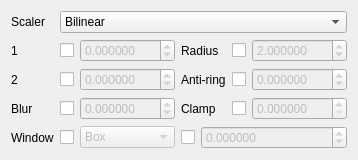
                    <widget class="QWidget" name="cscaleTab">
                     <attribute name="title">
                      <string>Color</string>
                     </attribute>
                     <layout class="QGridLayout" name="cscaleTabLayout">
                      <item row="0" column="0">
                       <widget class="QLabel" name="cscaleScalerLabel">
                        <property name="text">
                         <string>Scaler</string>
                        </property>
                       </widget>
                      </item>
                      <item row="0" column="1" colspan="3">
                       <widget class="QComboBox" name="cscaleScaler">
                        <item>
                         <property name="text">
                          <string>Bilinear</string>
                         </property>
                        </item>
                        <item>
                         <property name="text">
                          <string>Bicubic_fast</string>
                         </property>
                        </item>
                        <item>
                         <property name="text">
                          <string>Oversample</string>
                         </property>
                        </item>
                        <item>
                         <property name="text">
                          <string>Spline16</string>
                         </property>
                        </item>
                        <item>
                         <property name="text">
                          <string>Spline36</string>
                         </property>
                        </item>
                        <item>
                         <property name="text">
                          <string>Spline64</string>
                         </property>
                        </item>
                        <item>
                         <property name="text">
                          <string>Sinc</string>
                         </property>
                        </item>
                        <item>
                         <property name="text">
                          <string>Lanczos</string>
                         </property>
                        </item>
                        <item>
                         <property name="text">
                          <string>Ginseng</string>
                         </property>
                        </item>
                        <item>
                         <property name="text">
                          <string>Jinc</string>
                         </property>
                        </item>
                        <item>
                         <property name="text">
                          <string>Ewa lanczos</string>
                         </property>
                        </item>
                        <item>
                         <property name="text">
                          <string>Ewa hanning</string>
                         </property>
                        </item>
                        <item>
                         <property name="text">
                          <string>Ewa ginseng</string>
                         </property>
                        </item>
                        <item>
                         <property name="text">
                          <string>Ewa lanczos sharp</string>
                         </property>
                        </item>
                        <item>
                         <property name="text">
                          <string>Ewa lanczos soft</string>
                         </property>
                        </item>
                        <item>
                         <property name="text">
                          <string>Haasnsoft</string>
                         </property>
                        </item>
                        <item>
                         <property name="text">
                          <string>Bicubic</string>
                         </property>
                        </item>
                        <item>
                         <property name="text">
                          <string>Bc spline</string>
                         </property>
                        </item>
                        <item>
                         <property name="text">
                          <string>Catmull rom</string>
                         </property>
                        </item>
                        <item>
                         <property name="text">
                          <string>Mitchell</string>
                         </property>
                        </item>
                        <item>
                         <property name="text">
                          <string>Robidoux</string>
                         </property>
                        </item>
                        <item>
                         <property name="text">
                          <string>Robidoux sharp</string>
                         </property>
                        </item>
                        <item>
                         <property name="text">
                          <string>Ewa robidoux</string>
                         </property>
                        </item>
                        <item>
                         <property name="text">
                          <string>Ewa robidoux sharp</string>
                         </property>
                        </item>
                        <item>
                         <property name="text">
                          <string>Box</string>
                         </property>
                        </item>
                        <item>
                         <property name="text">
                          <string>Nearest</string>
                         </property>
                        </item>
                        <item>
                         <property name="text">
                          <string>Triangle</string>
                         </property>
                        </item>
                        <item>
                         <property name="text">
                          <string>Gaussian</string>
                         </property>
                        </item>
                       </widget>
                      </item>
                      <item row="1" column="0">
                       <widget class="QLabel" name="cscaleParam1Label">
                        <property name="text">
                         <string>1</string>
                        </property>
                       </widget>
                      </item>
                      <item row="1" column="1">
                       <layout class="QHBoxLayout" name="cscaleParam1Layout" stretch="0,1">
                        <item>
                         <widget class="QCheckBox" name="cscaleParam1Set">
                          <property name="text">
                           <string/>
                          </property>
                         </widget>
                        </item>
                        <item>
                         <widget class="QDoubleSpinBox" name="cscaleParam1Value">
                          <property name="enabled">
                           <bool>false</bool>
                          </property>
                          <property name="decimals">
                           <number>6</number>
                          </property>
                          <property name="minimum">
                           <double>-100.000000000000000</double>
                          </property>
                          <property name="maximum">
                           <double>100.000000000000000</double>
                          </property>
                         </widget>
                        </item>
                       </layout>
                      </item>
                      <item row="1" column="2">
                       <widget class="QLabel" name="cscaleRadiusLabel">
                        <property name="text">
                         <string>Radius</string>
                        </property>
                       </widget>
                      </item>
                      <item row="1" column="3">
                       <layout class="QHBoxLayout" name="cscaleRadiusLayout" stretch="0,1">
                        <item>
                         <widget class="QCheckBox" name="cscaleRadiusSet">
                          <property name="text">
                           <string/>
                          </property>
                         </widget>
                        </item>
                        <item>
                         <widget class="QDoubleSpinBox" name="cscaleRadiusValue">
                          <property name="enabled">
                           <bool>false</bool>
                          </property>
                          <property name="decimals">
                           <number>6</number>
                          </property>
                          <property name="minimum">
                           <double>0.500000000000000</double>
                          </property>
                          <property name="maximum">
                           <double>16.000000000000000</double>
                          </property>
                          <property name="singleStep">
                           <double>0.500000000000000</double>
                          </property>
                          <property name="value">
                           <double>2.000000000000000</double>
                          </property>
                         </widget>
                        </item>
                       </layout>
                      </item>
                      <item row="2" column="0">
                       <widget class="QLabel" name="cscaleParam2Label">
                        <property name="text">
                         <string>2</string>
                        </property>
                       </widget>
                      </item>
                      <item row="2" column="1">
                       <layout class="QHBoxLayout" name="cscaleParam2Layout" stretch="0,1">
                        <item>
                         <widget class="QCheckBox" name="cscaleParam2Set">
                          <property name="text">
                           <string/>
                          </property>
                         </widget>
                        </item>
                        <item>
                         <widget class="QDoubleSpinBox" name="cscaleParam2Value">
                          <property name="enabled">
                           <bool>false</bool>
                          </property>
                          <property name="decimals">
                           <number>6</number>
                          </property>
                          <property name="minimum">
                           <double>-100.000000000000000</double>
                          </property>
                          <property name="maximum">
                           <double>100.000000000000000</double>
                          </property>
                         </widget>
                        </item>
                       </layout>
                      </item>
                      <item row="2" column="2">
                       <widget class="QLabel" name="cscaleAntiRingLabel">
                        <property name="text">
                         <string>Anti-ring</string>
                        </property>
                       </widget>
                      </item>
                      <item row="2" column="3">
                       <layout class="QHBoxLayout" name="cscaleAntiRingLayout" stretch="0,1">
                        <item>
                         <widget class="QCheckBox" name="cscaleAntiRingSet">
                          <property name="text">
                           <string/>
                          </property>
                         </widget>
                        </item>
                        <item>
                         <widget class="QDoubleSpinBox" name="cscaleAntiRingValue">
                          <property name="enabled">
                           <bool>false</bool>
                          </property>
                          <property name="decimals">
                           <number>6</number>
                          </property>
                          <property name="minimum">
                           <double>-100.000000000000000</double>
                          </property>
                          <property name="maximum">
                           <double>100.000000000000000</double>
                          </property>
                         </widget>
                        </item>
                       </layout>
                      </item>
                      <item row="3" column="0">
                       <widget class="QLabel" name="cscaleBlurLabel">
                        <property name="text">
                         <string>Blur</string>
                        </property>
                       </widget>
                      </item>
                      <item row="3" column="1">
                       <layout class="QHBoxLayout" name="cscaleBlurLayout" stretch="0,1">
                        <item>
                         <widget class="QCheckBox" name="cscaleBlurSet">
                          <property name="text">
                           <string/>
                          </property>
                         </widget>
                        </item>
                        <item>
                         <widget class="QDoubleSpinBox" name="cscaleBlurValue">
                          <property name="enabled">
                           <bool>false</bool>
                          </property>
                          <property name="decimals">
                           <number>6</number>
                          </property>
                          <property name="minimum">
                           <double>-100.000000000000000</double>
                          </property>
                          <property name="maximum">
                           <double>100.000000000000000</double>
                          </property>
                         </widget>
                        </item>
                       </layout>
                      </item>
                      <item row="3" column="2">
                       <widget class="QLabel" name="cscaleClampLabel">
                        <property name="text">
                         <string>Clamp</string>
                        </property>
                       </widget>
                      </item>
                      <item row="3" column="3">
                       <layout class="QHBoxLayout" name="cscaleClampLayout" stretch="0,1">
                        <item>
                         <widget class="QCheckBox" name="cscaleClampSet"/>
                        </item>
                        <item>
                         <widget class="QDoubleSpinBox" name="cscaleClampValue">
                          <property name="enabled">
                           <bool>false</bool>
                          </property>
                          <property name="decimals">
                           <number>6</number>
                          </property>
                          <property name="maximum">
                           <double>1.000000000000000</double>
                          </property>
                          <property name="singleStep">
                           <double>0.100000000000000</double>
                          </property>
                         </widget>
                        </item>
                       </layout>
                      </item>
                      <item row="4" column="0">
                       <widget class="QLabel" name="cscaleWindowLabel">
                        <property name="text">
                         <string>Window</string>
                        </property>
                       </widget>
                      </item>
                      <item row="4" column="1">
                       <layout class="QHBoxLayout" name="cscaleWindowLayout" stretch="0,1">
                        <item>
                         <widget class="QCheckBox" name="cscaleWindowSet">
                          <property name="text">
                           <string/>
                          </property>
                         </widget>
                        </item>
                        <item>
                         <widget class="QComboBox" name="cscaleWindowValue">
                          <property name="enabled">
                           <bool>false</bool>
                          </property>
                          <item>
                           <property name="text">
                            <string>Box</string>
                           </property>
                          </item>
                          <item>
                           <property name="text">
                            <string>Triangle</string>
                           </property>
                          </item>
                          <item>
                           <property name="text">
                            <string>Bartlett</string>
                           </property>
                          </item>
                          <item>
                           <property name="text">
                            <string>Hanning</string>
                           </property>
                          </item>
                          <item>
                           <property name="text">
                            <string>Hamming</string>
                           </property>
                          </item>
                          <item>
                           <property name="text">
                            <string>Quadric</string>
                           </property>
                          </item>
                          <item>
                           <property name="text">
                            <string>Welch</string>
                           </property>
                          </item>
                          <item>
                           <property name="text">
                            <string>Kaiser</string>
                           </property>
                          </item>
                          <item>
                           <property name="text">
                            <string>Blackman</string>
                           </property>
                          </item>
                          <item>
                           <property name="text">
                            <string>Gaussian</string>
                           </property>
                          </item>
                          <item>
                           <property name="text">
                            <string>Sinc</string>
                           </property>
                          </item>
                          <item>
                           <property name="text">
                            <string>Jinc</string>
                           </property>
                          </item>
                          <item>
                           <property name="text">
                            <string>Sphinx</string>
                           </property>
                          </item>
                         </widget>
                        </item>
                       </layout>
                      </item>
                      <item row="4" column="2" colspan="2">
                       <layout class="QHBoxLayout" name="cscaleWindowParamLayout" stretch="0,1">
                        <item>
                         <widget class="QCheckBox" name="cscaleWindowParamSet">
                          <property name="text">
                           <string/>
                          </property>
                         </widget>
                        </item>
                        <item>
                         <widget class="QDoubleSpinBox" name="cscaleWindowParamValue">
                          <property name="enabled">
                           <bool>false</bool>
                          </property>
                          <property name="decimals">
                           <number>6</number>
                          </property>
                          <property name="minimum">
                           <double>-100.000000000000000</double>
                          </property>
                          <property name="maximum">
                           <double>100.000000000000000</double>
                          </property>
                         </widget>
                        </item>
                       </layout>
                      </item>
                     </layout>
                    </widget>
